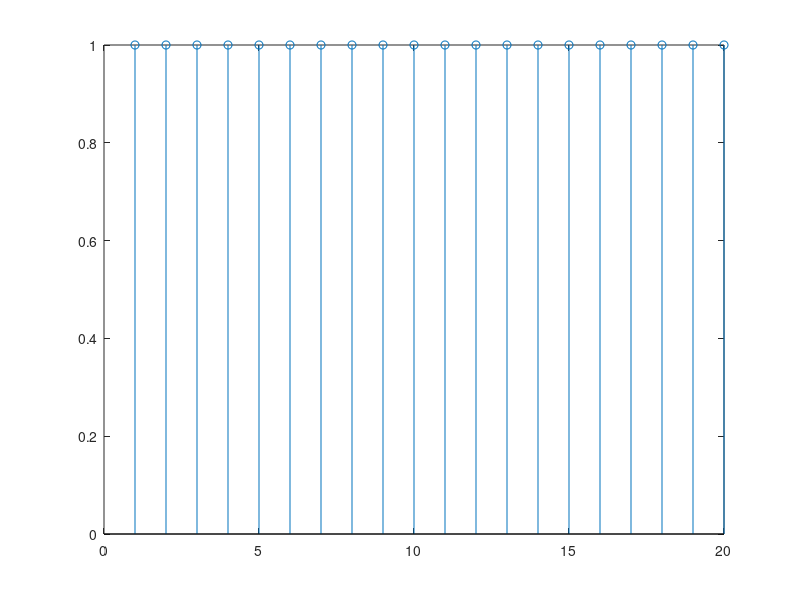
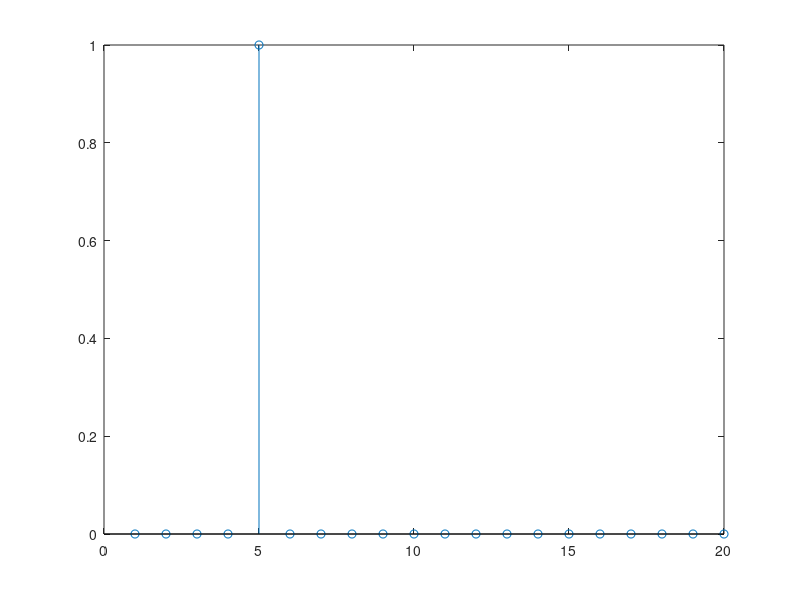
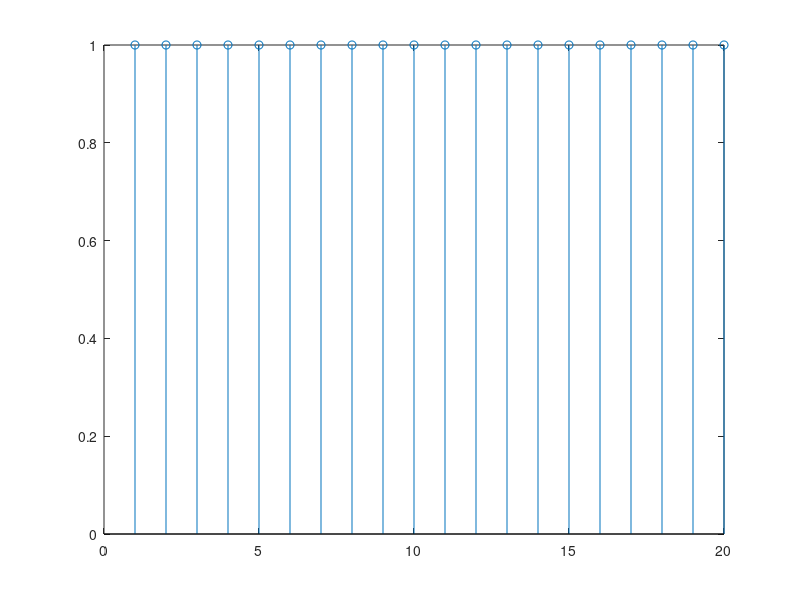
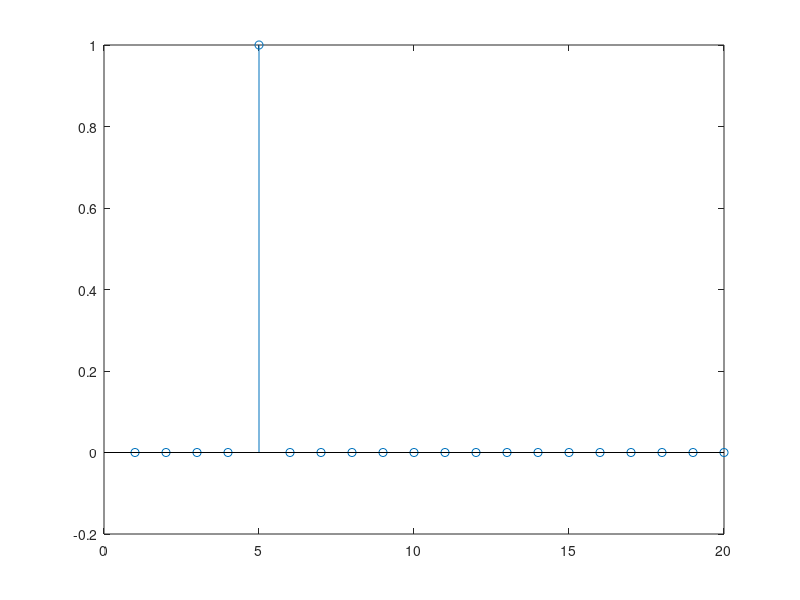

These charts were generated, in order, by the following MATLAB code:
%1
n=4;
w=fft(eye(n));
%2
w1=dftmtx(n);%génère directement la matrice de Vandermonde
winv1=inv(w1);
winv1==(1/n)*conj(w1)
%3
(1/16)*w^4; %puissance matricielle
w.^4; %puissance ponctuelle
w.^4==(1/16)*w^4
%4
eig(w)%on retrouve biens les valeurs propres calculées en TD
%5
z=[1;0;-3;4];
w*z==fft(z)
%6
(1/4)*w^2*z
%7
ifft(fft(z))==winv1*fft(z)
%8
delta=zeros(1,20);
delta(1)=1;
sp=fft(delta);%transformation de Fourier de la réponse unitaire, complètement délocalisée
stem(sp);
%9
R5delta=zeros(1,20);
R5delta(5)=1;
figure(2)
stem(R5delta);
figure(3)
fRdelta=fft(R5delta);%le même que le précédent
aspz=abs(fRdelta);
stem(aspz);
ispz=angle(fRdelta);%retrouve l'exponentiel
R5delta_reconstruct=ifft(aspz.*exp(i.*ispz));
figure(4)
stem(R5delta_reconstruct)

